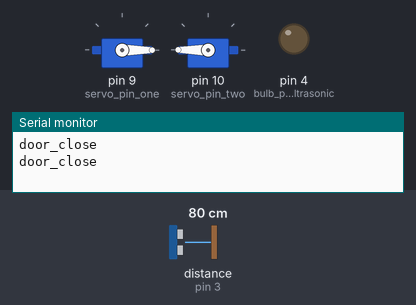
A sketch run on a simulated Arduino Uno, built with avr-gcc and run on an emulated ATmega328P. Parts: 2 × servo, output pins drawn as LEDs (lit = HIGH), the last lines printed to the serial monitor. Wiring (inferred from the names in the program): ultrasonic range finder: trigger pin 2; echo pin 3. Inputs (shaded band) come from the test bench; at power-on: distance to the obstacle (sensor on pin 3) 80 cm. The echo pulse lasts 58.3 µs per cm; pins used as bus, display or sensor lines are not drawn.

Above: at 3.8 s.
3.9 s: distance to the obstacle (sensor on pin 3) set to 18 cm
7.8 s: distance to the obstacle (sensor on pin 3) set to 14 cm
At 9.8 s:
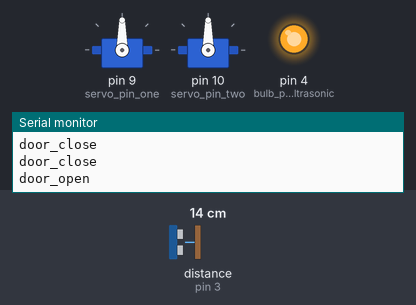
11.7 s: distance to the obstacle (sensor on pin 3) set to 35 cm
At 13.4 s:
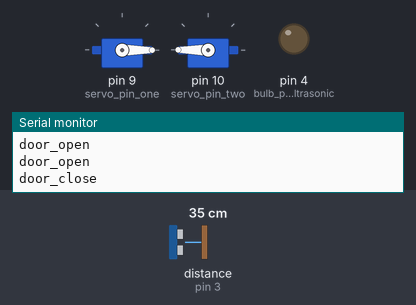
15.6 s: distance to the obstacle (sensor on pin 3) set to 2 cm
At 19.3 s:
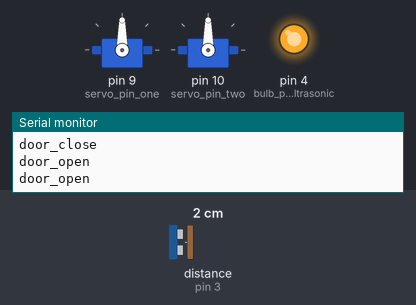
Timing chart, 0 to 20.5 s (numbered marks = the images above; inputs shaded):
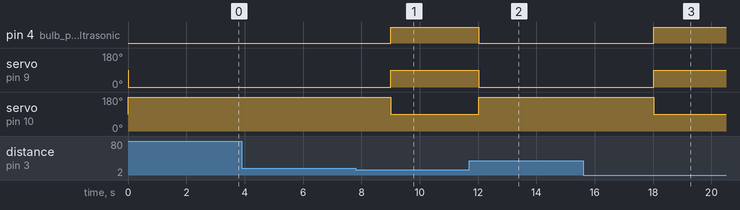

Measured:
- the behaviour switches between 17 and 16 cm on distance to the obstacle (sensor on pin 3) (found by bisection; images 0 and 1)
- after the input at 7.8 s, pin 4 (bulb_pin_ultrasonic): LOW → HIGH after 1.2 s; servo on pin 9 (servo_pin_one): 0° → 90° after 1.2 s; servo on pin 10 (servo_pin_two): 180° → 90° after 1.2 s
- after the input at 11.7 s, pin 4 (bulb_pin_ultrasonic): HIGH → LOW after 0.32 s; servo on pin 9 (servo_pin_one): 90° → 0° after 0.32 s; servo on pin 10 (servo_pin_two): 90° → 180° after 0.32 s
- after the input at 15.6 s, pin 4 (bulb_pin_ultrasonic): LOW → HIGH after 2.4 s; servo on pin 9 (servo_pin_one): 0° → 90° after 2.4 s; servo on pin 10 (servo_pin_two): 180° → 90° after 2.4 s

The sketch:

bin_box_arduino.ino
```cpp
#include<Servo.h>
Servo servo_one;
Servo servo_two;
int servo_pin_one = 9;
int servo_pin_two = 10;
//bulbs


//ultrasonic sensor
int trigger_pin_ultrasonic = 2;
int echo_pin_ultrasonic = 3;
int bulb_pin_ultrasonic = 4;
int time;
int distance;

void setup() {
  // put your setup code here, to run once:
  Serial.begin(9600);

//servo
servo_one.attach(servo_pin_one);
servo_two.attach(servo_pin_two);
  //ultrasonic
  pinMode (trigger_pin_ultrasonic, OUTPUT);
  pinMode (echo_pin_ultrasonic, INPUT);
  pinMode (bulb_pin_ultrasonic, OUTPUT);

}

void loop() {

    //ultrasonic
    digitalWrite (trigger_pin_ultrasonic, HIGH);
    delayMicroseconds (10);
    digitalWrite (trigger_pin_ultrasonic, LOW);
    time = pulseIn (echo_pin_ultrasonic, HIGH);
    distance = (time * 0.034) / 2;
    //Serial.print (" Distance= ");
    //Serial.println (distance);
  if (distance <= 15)
        {
        Serial.println ("door_open");
        digitalWrite (bulb_pin_ultrasonic, HIGH);

        //isi
        servo_one.write(90); //right


        servo_two.write(90);  //left
        delay(1000);

        }
  else {
        Serial.println ("door_close");

        digitalWrite (bulb_pin_ultrasonic, LOW);

        //isi
        servo_one.write(0);


        servo_two.write(200);
        delay (3000);
  }

  //end ultrasonic
}
```
